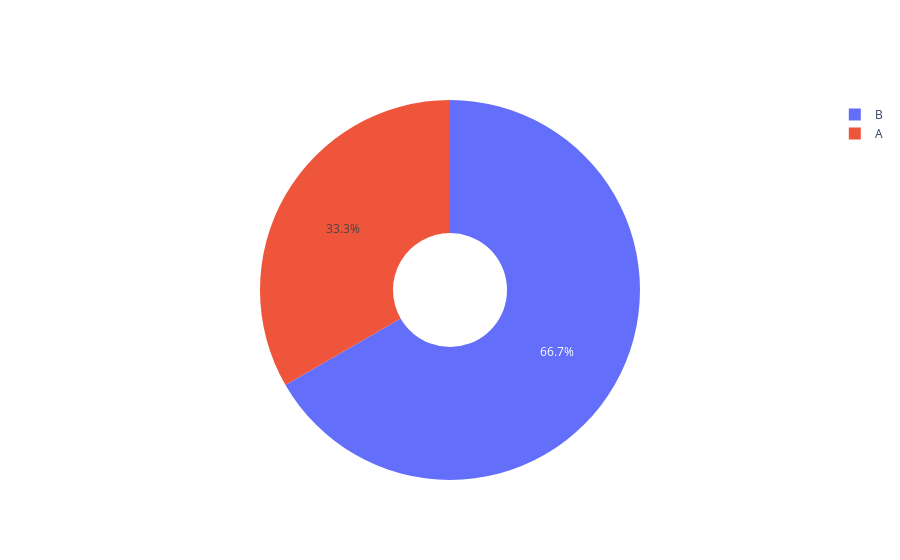

This figure's notebook cell:
### Markdown cell above
#### Pie

### Code cell
fig =go.Figure()

pie = go.Pie(labels=['A','B'],values=[1,2],hole=0.3)
fig.add_trace(pie)

### Figure 1 — Plotly figure (JSON) as saved in the notebook; plotly's stock layout.template omitted (floating-point values rounded to 4 significant figures)
{"data": [{"hole": 0.3, "labels": ["A", "B"], "type": "pie", "values": [1, 2]}], "layout": {"autosize": true}}
